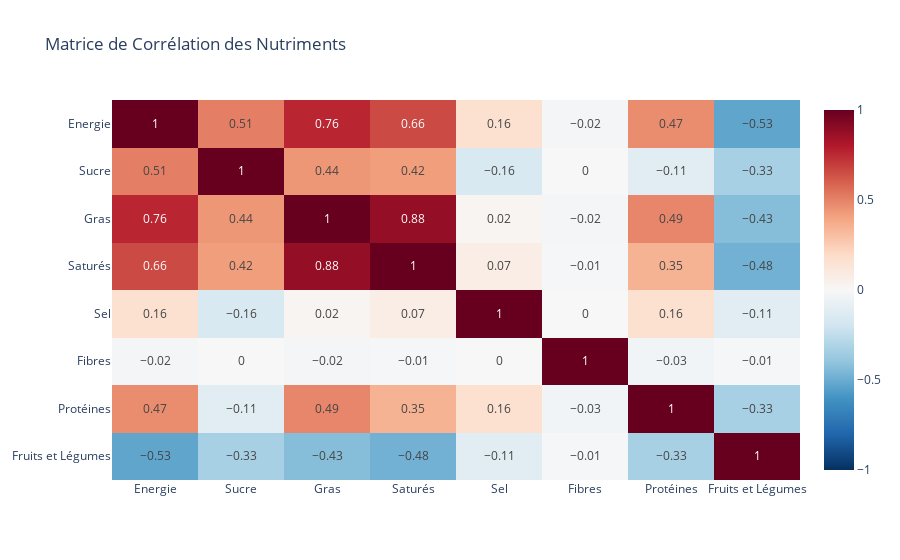

Notebook code for this chart:
### Code cell
corr_matrix(df_final).show()

### Figure 1 — Plotly figure (JSON) as saved in the notebook; plotly's stock layout.template omitted (floating-point values rounded to 4 significant figures)
{"data": [{"coloraxis": "coloraxis", "hovertemplate": "x: %{x}<br>y: %{y}<br>color: %{z}<extra></extra>", "name": "0", "texttemplate": "%{z}", "type": "heatmap", "x": ["Energie", "Sucre", "Gras", "Saturés", "Sel", "Fibres", "Protéines", "Fruits et Légumes"], "xaxis": "x", "y": ["Energie", "Sucre", "Gras", "Saturés", "Sel", "Fibres", "Protéines", "Fruits et Légumes"], "yaxis": "y", "z": [[1.0, 0.51, 0.76, 0.66, 0.16, -0.02, 0.47, -0.53], [0.51, 1.0, 0.44, 0.42, -0.16, -0.0, -0.11, -0.33], [0.76, 0.44, 1.0, 0.88, 0.02, -0.02, 0.49, -0.43], [0.66, 0.42, 0.88, 1.0, 0.07, -0.01, 0.35, -0.48], [0.16, -0.16, 0.02, 0.07, 1.0, -0.0, 0.16, -0.11], [-0.02, -0.0, -0.02, -0.01, -0.0, 1.0, -0.03, -0.01], [0.47, -0.11, 0.49, 0.35, 0.16, -0.03, 1.0, -0.33], [-0.53, -0.33, -0.43, -0.48, -0.11, -0.01, -0.33, 1.0]]}], "layout": {"coloraxis": {"cmax": 1, "cmin": -1, "colorscale": [[0, "rgb(5,48,97)"], [0.1, "rgb(33,102,172)"], [0.2, "rgb(67,147,195)"], [0.3, "rgb(146,197,222)"], [0.4, "rgb(209,229,240)"], [0.5, "rgb(247,247,247)"], [0.6, "rgb(253,219,199)"], [0.7, "rgb(244,165,130)"], [0.8, "rgb(214,96,77)"], [0.9, "rgb(178,24,43)"], [1, "rgb(103,0,31)"]]}, "title": {"text": "Matrice de Corrélation des Nutriments"}, "xaxis": {"anchor": "y", "domain": [0, 1]}, "yaxis": {"anchor": "x", "autorange": "reversed", "domain": [0, 1]}}}
